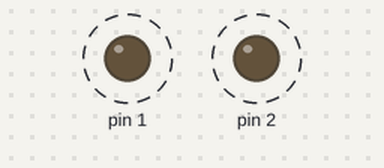
A sketch run on a simulated Arduino Uno, built with avr-gcc and run on an emulated ATmega328P. Parts: output pins drawn as LEDs (lit = HIGH). Dashed ring = blinking.

Above: at 3.6 s.
Timing chart, 0 to 8.1 s (numbered marks = the images above):
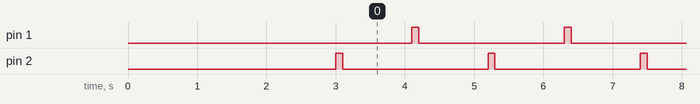

Measured:
- by itself, pin 1, pin 2: alternates HIGH for 0.10 s and LOW for 2.1 s
- by itself, everything shown: repeats every 2.2 s, in 4 steps

The sketch:

dc_motor_test.ino
```cpp
void setup() {
  // put your setup code here, to run once:
  pinMode(1, OUTPUT);
  pinMode(2, OUTPUT);
  delay(3000);
}

void loop() {
  // put your main code here, to run repeatedly:
//  test1();
//  test2();
  test3();
}

// motor test
void test1() {
  digitalWrite(1, HIGH);
  digitalWrite(2, LOW);
  delay(1000);
  digitalWrite(1, LOW);
  digitalWrite(2, LOW);
  delay(500);
  digitalWrite(1, LOW);
  digitalWrite(2, HIGH);
  delay(1000);
  digitalWrite(1, LOW);
  digitalWrite(2, LOW);
  delay(500);
}

// for rolling up
void test2() {
  digitalWrite(1, LOW);
  digitalWrite(2, HIGH);
  delay(100);
  digitalWrite(1, LOW);
  digitalWrite(2, LOW);
  delay(1000);
}

// prototype
void test3() {
  digitalWrite(1, LOW);
  digitalWrite(2, HIGH);
  delay(100);
  digitalWrite(1, LOW);
  digitalWrite(2, LOW);
  delay(1000);
  digitalWrite(1, HIGH);
  digitalWrite(2, LOW);
  delay(100);
  digitalWrite(1, LOW);
  digitalWrite(2, LOW);
  delay(1000);
}
```
